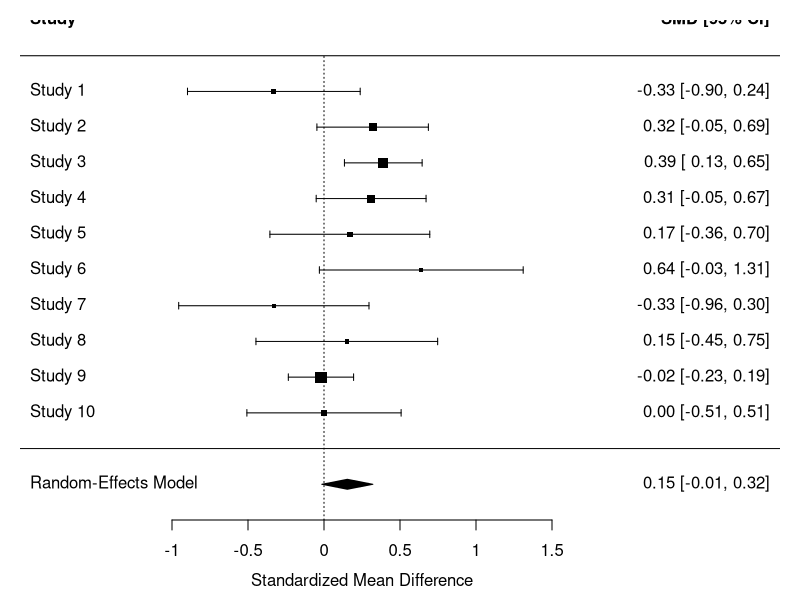
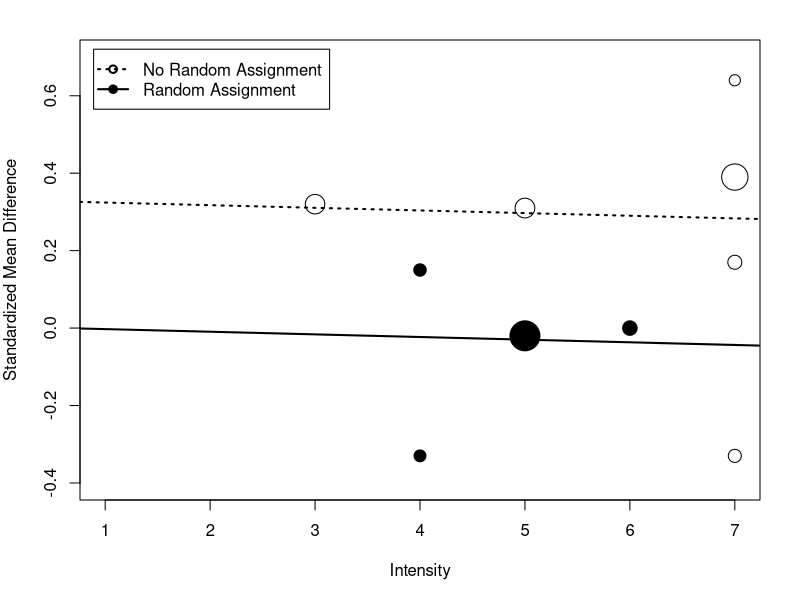

Generate these figures, in order, with R:
## ---- chunk 1
library(metafor)
## ---- chunk 2
.rmspace <- TRUE
pointsize <- 14

options(width=94)

fc <- function(x, digits=4)
   formatC(x, format="f", digits=digits)
## ---- chunk 3
dat <- data.frame(
   id = c(100, 308, 1596, 2479, 9021, 9028, 161, 172, 537, 7049),
   yi = c(-0.33, 0.32, 0.39, 0.31, 0.17, 0.64, -0.33, 0.15, -0.02, 0.00),
   vi = c(0.084, 0.035, 0.017, 0.034, 0.072, 0.117, 0.102, 0.093, 0.012, 0.067),
   random = c(0, 0, 0, 0, 0, 0, 1, 1, 1, 1),
   intensity = c(7, 3, 7, 5, 7, 7, 4, 4, 5, 6))
dat
## ---- chunk 4
res.fe <- rma(yi, vi, data=dat, method="FE")
res.fe
## ---- chunk 5
res.re <- rma(yi, vi, data=dat, method="DL")
res.re
## ---- chunk 6
par(mar=c(4,4,2,2))

forest(res.re, xlim=c(-2,3), header=c("Study", "SMD [95% CI]"), top=2,
       xlab="Standardized Mean Difference")
## ---- chunk 7
res.anova <- rma(yi, vi, mods = ~ random, data=dat, method="FE")
res.anova
## ---- chunk 8
res.r0 <- rma(yi, vi, data=dat, method="FE", subset=random==0)
res.r0
res.r1 <- rma(yi, vi, data=dat, method="FE", subset=random==1)
res.r1
## ---- chunk 9
predict(res.anova, newmods=c(0,1))
## ---- chunk 10
res.wr <- rma(yi, vi, mods = ~ random + intensity, data=dat, method="FE")
res.wr
## ---- chunk 11
res.me <- rma(yi, vi, mods = ~ random + intensity, data=dat, method="DL")
res.me
## ---- chunk 12
size <- weights(res.me)
size <- 4 * sqrt(size / max(size))

par(mar=c(5,4,2,2))

plot(dat$intensity, dat$yi, xlab="Intensity", ylab="Standardized Mean Difference",
     xlim=c(1,7), ylim=c(-.4,.7), pch=ifelse(dat$random == 0, 21, 19), cex=size)
abline(a=coef(res.me)[1], b=coef(res.me)[3], lwd=2, lty="dotted")
abline(a=coef(res.me)[1] + coef(res.me)[2], b=coef(res.me)[3], lwd=2)
legend("topleft", inset=.02, lty=c("dotted", "solid"), lwd=2,
       pch=c(21,19) ,legend=c("No Random Assignment", "Random Assignment"))
## ---- chunk 13
anova(res.re, res.me)
